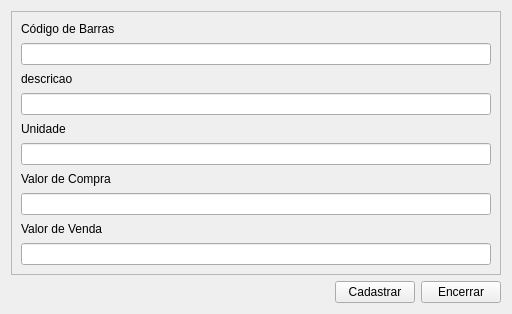
<?xml version="1.0" encoding="UTF-8"?>
<ui version="4.0">
 <class>Form_CadProd</class>
 <widget class="QDialog" name="Form_CadProd">
  <property name="geometry">
   <rect>
    <x>0</x>
    <y>0</y>
    <width>512</width>
    <height>314</height>
   </rect>
  </property>
  <property name="windowTitle">
   <string>Dialog</string>
  </property>
  <layout class="QVBoxLayout" name="verticalLayout_2">
   <item>
    <widget class="QFrame" name="frame">
     <property name="frameShape">
      <enum>QFrame::StyledPanel</enum>
     </property>
     <layout class="QGridLayout" name="gridLayout">
      <item row="10" column="0">
       <widget class="QLabel" name="label_6">
        <property name="text">
         <string>Valor de Venda</string>
        </property>
       </widget>
      </item>
      <item row="0" column="0">
       <widget class="QLabel" name="label_3">
        <property name="text">
         <string>Código de Barras</string>
        </property>
       </widget>
      </item>
      <item row="2" column="0" colspan="2">
       <widget class="QLabel" name="label">
        <property name="text">
         <string>descricao</string>
        </property>
       </widget>
      </item>
      <item row="8" column="0" colspan="2">
       <widget class="QLabel" name="label_4">
        <property name="text">
         <string>Valor de Compra</string>
        </property>
       </widget>
      </item>
      <item row="4" column="0" colspan="2">
       <widget class="QLabel" name="label_2">
        <property name="text">
         <string>Unidade</string>
        </property>
       </widget>
      </item>
      <item row="1" column="0" colspan="3">
       <widget class="QLineEdit" name="edtCod">
        <property name="focusPolicy">
         <enum>Qt::StrongFocus</enum>
        </property>
       </widget>
      </item>
      <item row="3" column="0" colspan="3">
       <widget class="QLineEdit" name="edtDesc"/>
      </item>
      <item row="5" column="0" colspan="3">
       <widget class="QLineEdit" name="edtUnidade"/>
      </item>
      <item row="9" column="0" colspan="3">
       <widget class="QLineEdit" name="edtValorCompra"/>
      </item>
      <item row="11" column="0" colspan="3">
       <widget class="QLineEdit" name="edtValorVenda"/>
      </item>
     </layout>
    </widget>
   </item>
   <item>
    <layout class="QHBoxLayout" name="horizontalLayout">
     <item>
      <spacer name="horizontalSpacer">
       <property name="orientation">
        <enum>Qt::Horizontal</enum>
       </property>
       <property name="sizeHint" stdset="0">
        <size>
         <width>40</width>
         <height>20</height>
        </size>
       </property>
      </spacer>
     </item>
     <item>
      <widget class="QPushButton" name="btnCad">
       <property name="focusPolicy">
        <enum>Qt::NoFocus</enum>
       </property>
       <property name="text">
        <string>Cadastrar</string>
       </property>
       <property name="icon">
        <iconset resource="../resource/icons.qrc">
         <normaloff>:/imagens/icons/1493238513_Check.png</normaloff>:/imagens/icons/1493238513_Check.png</iconset>
       </property>
      </widget>
     </item>
     <item>
      <widget class="QPushButton" name="btnSair">
       <property name="focusPolicy">
        <enum>Qt::NoFocus</enum>
       </property>
       <property name="text">
        <string>Encerrar</string>
       </property>
       <property name="icon">
        <iconset resource="../resource/icons.qrc">
         <normaloff>:/imagens/icons/1493332785_button_cancel.png</normaloff>:/imagens/icons/1493332785_button_cancel.png</iconset>
       </property>
      </widget>
     </item>
    </layout>
   </item>
  </layout>
 </widget>
 <resources>
  <include location="../resource/icons.qrc"/>
 </resources>
 <connections/>
</ui>
